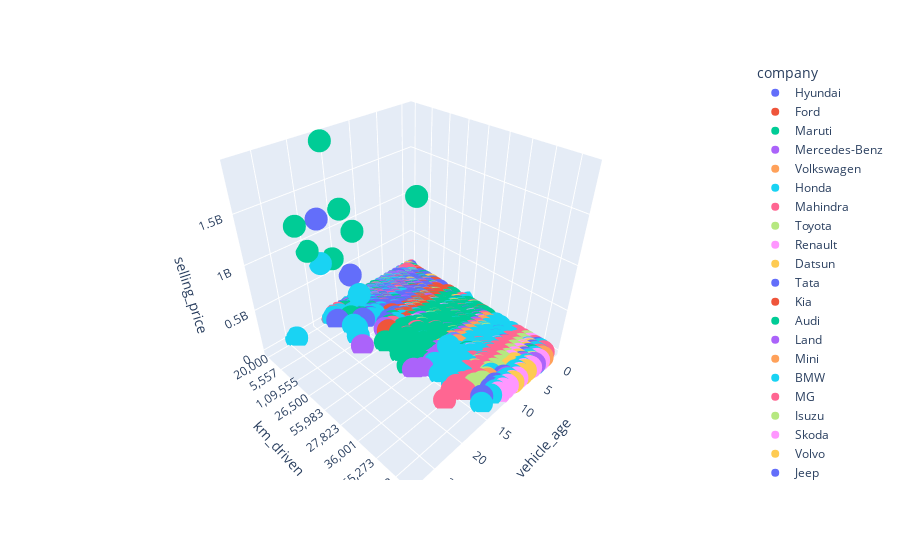

Here is the notebook cell this chart was saved with:
### Code cell
#Comparison of Selling Price, Cost Price and Kilometers Driven

plt.figure(figsize=(40,40))
fig = px.scatter_3d(cd, x='vehicle_age', y='km_driven', z='selling_price', color='company')
fig.show()

### Figure 1 — Plotly figure (JSON) as saved in the notebook; plotly's stock layout.template omitted (floating-point values rounded to 4 significant figures; data arrays with more than 128 entries replaced by an {"elided": "..."} marker saying what was removed)
{"data": [{"hovertemplate": "company=Hyundai<br>vehicle_age=%{x}<br>km_driven=%{y}<br>selling_price=%{z}<extra></extra>", "legendgroup": "Hyundai", "marker": {"color": "#636efa", "symbol": "circle"}, "mode": "markers", "name": "Hyundai", "scene": "scene", "showlegend": true, "type": "scatter3d", "x": {"elided": "2010 int values"}, "y": {"elided": "2010 str values"}, "z": {"elided": "2010 int values"}}, {"hovertemplate": "company=Ford<br>vehicle_age=%{x}<br>km_driven=%{y}<br>selling_price=%{z}<extra></extra>", "legendgroup": "Ford", "marker": {"color": "#EF553B", "symbol": "circle"}, "mode": "markers", "name": "Ford", "scene": "scene", "showlegend": true, "type": "scatter3d", "x": {"elided": "691 int values"}, "y": {"elided": "691 str values"}, "z": {"elided": "691 int values"}}, {"hovertemplate": "company=Maruti<br>vehicle_age=%{x}<br>km_driven=%{y}<br>selling_price=%{z}<extra></extra>", "legendgroup": "Maruti", "marker": {"color": "#00cc96", "symbol": "circle"}, "mode": "markers", "name": "Maruti", "scene": "scene", "showlegend": true, "type": "scatter3d", "x": {"elided": "2385 int values"}, "y": {"elided": "2385 str values"}, "z": {"elided": "2385 int values"}}, {"hovertemplate": "company=Mercedes-Benz<br>vehicle_age=%{x}<br>km_driven=%{y}<br>selling_price=%{z}<extra></extra>", "legendgroup": "Mercedes-Benz", "marker": {"color": "#ab63fa", "symbol": "circle"}, "mode": "markers", "name": "Mercedes-Benz", "scene": "scene", "showlegend": true, "type": "scatter3d", "x": {"elided": "283 int values"}, "y": {"elided": "283 str values"}, "z": {"elided": "283 int values"}}, {"hovertemplate": "company=Volkswagen<br>vehicle_age=%{x}<br>km_driven=%{y}<br>selling_price=%{z}<extra></extra>", "legendgroup": "Volkswagen", "marker": {"color": "#FFA15A", "symbol": "circle"}, "mode": "markers", "name": "Volkswagen", "scene": "scene", "showlegend": true, "type": "scatter3d", "x": {"elided": "260 int values"}, "y": {"elided": "260 str values"}, "z": {"elided": "260 int values"}}, {"hovertemplate": "company=Honda<br>vehicle_age=%{x}<br>km_driven=%{y}<br>selling_price=%{z}<extra></extra>", "legendgroup": "Honda", "marker": {"color": "#19d3f3", "symbol": "circle"}, "mode": "markers", "name": "Honda", "scene": "scene", "showlegend": true, "type": "scatter3d", "x": {"elided": "1242 int values"}, "y": {"elided": "1242 str values"}, "z": {"elided": "1242 int values"}}, {"hovertemplate": "company=Mahindra<br>vehicle_age=%{x}<br>km_driven=%{y}<br>selling_price=%{z}<extra></extra>", "legendgroup": "Mahindra", "marker": {"color": "#FF6692", "symbol": "circle"}, "mode": "markers", "name": "Mahindra", "scene": "scene", "showlegend": true, "type": "scatter3d", "x": {"elided": "823 int values"}, "y": {"elided": "823 str values"}, "z": {"elided": "823 int values"}}, {"hovertemplate": "company=Toyota<br>vehicle_age=%{x}<br>km_driven=%{y}<br>selling_price=%{z}<extra></extra>", "legendgroup": "Toyota", "marker": {"color": "#B6E880", "symbol": "circle"}, "mode": "markers", "name": "Toyota", "scene": "scene", "showlegend": true, "type": "scatter3d", "x": {"elided": "409 int values"}, "y": {"elided": "409 str values"}, "z": {"elided": "409 int values"}}, {"hovertemplate": "company=Renault<br>vehicle_age=%{x}<br>km_driven=%{y}<br>selling_price=%{z}<extra></extra>", "legendgroup": "Renault", "marker": {"color": "#FF97FF", "symbol": "circle"}, "mode": "markers", "name": "Renault", "scene": "scene", "showlegend": true, "type": "scatter3d", "x": {"elided": "282 int values"}, "y": {"elided": "282 str values"}, "z": {"elided": "282 int values"}}, {"hovertemplate": "company=Datsun<br>vehicle_age=%{x}<br>km_driven=%{y}<br>selling_price=%{z}<extra></extra>", "legendgroup": "Datsun", "marker": {"color": "#FECB52", "symbol": "circle"}, "mode": "markers", "name": "Datsun", "scene": "scene", "showlegend": true, "type": "scatter3d", "x": {"elided": "151 int values"}, "y": {"elided": "151 str values"}, "z": {"elided": "151 int values"}}, {"hovertemplate": "company=Tata<br>vehicle_age=%{x}<br>km_driven=%{y}<br>selling_price=%{z}<extra></extra>", "legendgroup": "Tata", "marker": {"color": "#636efa", "symbol": "circle"}, "mode": "markers", "name": "Tata", "scene": "scene", "showlegend": true, "type": "scatter3d", "x": {"elided": "288 int values"}, "y": {"elided": "288 str values"}, "z": {"elided": "288 int values"}}, {"hovertemplate": "company=Kia<br>vehicle_age=%{x}<br>km_driven=%{y}<br>selling_price=%{z}<extra></extra>", "legendgroup": "Kia", "marker": {"color": "#EF553B", "symbol": "circle"}, "mode": "markers", "name": "Kia", "scene": "scene", "showlegend": true, "type": "scatter3d", "x": [1, 0, 1, 0, 1, 1, 1, 1, 1, 0, 0, 0, 1, 0, 1, 1, 0, 1, 0, 1, 1, 0], "y": ["12,120", "8,000", "7,000", "3,500", "19,000", "11,800", "5,000", "5,400", "5,000", "3,000", "9,000", "8,000", "1,200", "8,000", "7,982", "25,000", "14,000", "20,999", "7,000", "15,000", "10,000", "8,800"], "z": [1080000, 1275000, 1300000, 1490000, 1250000, 1810000, 1549000, 1789999, 1560000, 3000000, 1525000, 1450000, 1675000, 1290000, 1180000, 1540000, 3525000, 1839999, 3250000, 1400000, 1750000, 3200000]}, {"hovertemplate": "company=Audi<br>vehicle_age=%{x}<br>km_driven=%{y}<br>selling_price=%{z}<extra></extra>", "legendgroup": "Audi", "marker": {"color": "#00cc96", "symbol": "circle"}, "mode": "markers", "name": "Audi", "scene": "scene", "showlegend": true, "type": "scatter3d", "x": [4, 8, 7, 6, 0, 7, 10, 5, 7, 11, 4, 8, 8, 2, 7, 10, 9, 3, 5, 0, 3, 7, 4, 9, 4, 1, 7, 7, 4, 10, 4, 9, 6, 7, 7, 3, 10, 2, 4], "y": ["55,000", "98,000", "28,000", "1,20,000", "3,000", "85,000", "1,55,000", "72,000", "1,28,000", "67,000", "40,182", "1,20,000", "1,29,000", "17,000", "80,000", "70,000", "95,000", "40,000", "70,000", "4,000", "71,000", "48,000", "52,476", "55,000", "29,000", "14,000", "55,000", "48,000", "25,000", "82,000", "55,000", "68,000", "95,000", "33,000", "52,000", "54,000", "30,000", "5,333", "27,000"], "z": [1851000, 2000000, 2650000, 2400000, 4600000, 2089999, 2200000, 2900000, 1873999, 1000000, 4800000, 1100000, 1950000, 3400000, 1485000, 1200000, 1000000, 3100000, 2900000, 6800000, 4700000, 2011000, 3125000, 1340000, 1889999, 6645000, 2100000, 1450000, 2950000, 750000, 1850000, 1350000, 2250000, 2900000, 1400000, 6350000, 2200000, 4595000, 3000000]}, {"hovertemplate": "company=Land<br>vehicle_age=%{x}<br>km_driven=%{y}<br>selling_price=%{z}<extra></extra>", "legendgroup": "Land", "marker": {"color": "#ab63fa", "symbol": "circle"}, "mode": "markers", "name": "Land", "scene": "scene", "showlegend": true, "type": "scatter3d", "x": [4, 2, 2, 1, 6, 8, 4, 4, 9, 8, 7, 4, 3, 8, 3, 9, 2, 4, 7, 3, 3, 1, 3, 10, 5, 8, 8, 6, 4, 1, 7, 6, 7, 5, 4, 4], "y": ["56,000", "13,000", "25,000", "12,000", "82,000", "70,000", "1,45,000", "27,690", "78,000", "87,500", "75,000", "64,000", "45,000", "89,000", "60,000", "65,000", "37,500", "80,000", "58,000", "35,000", "9,500", "18,100", "35,800", "80,000", "1,04,000", "61,000", "1,58,648", "52,000", "62,000", "4,000", "89,000", "61,000", "51,000", "56,000", "1,14,000", "1,28,000"], "z": [2890000, 7000000, 6200000, 4000000, 2590000, 2100000, 2850000, 3200000, 2650000, 2550000, 7800000, 3290000, 4350000, 2300000, 3800000, 2899000, 4100000, 5950000, 2150000, 4650000, 9200000, 4500000, 3575000, 3000000, 5650000, 2275000, 4000000, 2400000, 3950000, 4750000, 2600000, 5700000, 4900000, 3700000, 2900000, 2675000]}, {"hovertemplate": "company=Mini<br>vehicle_age=%{x}<br>km_driven=%{y}<br>selling_price=%{z}<extra></extra>", "legendgroup": "Mini", "marker": {"color": "#FFA15A", "symbol": "circle"}, "mode": "markers", "name": "Mini", "scene": "scene", "showlegend": true, "type": "scatter3d", "x": [8, 6, 8, 3, 2], "y": ["67,000", "51,000", "24,000", "6,000", "8,000"], "z": [1325000, 1800000, 1750000, 3250000, 3200000]}, {"hovertemplate": "company=BMW<br>vehicle_age=%{x}<br>km_driven=%{y}<br>selling_price=%{z}<extra></extra>", "legendgroup": "BMW", "marker": {"color": "#19d3f3", "symbol": "circle"}, "mode": "markers", "name": "BMW", "scene": "scene", "showlegend": true, "type": "scatter3d", "x": {"elided": "388 int values"}, "y": {"elided": "388 str values"}, "z": {"elided": "388 int values"}}, {"hovertemplate": "company=MG<br>vehicle_age=%{x}<br>km_driven=%{y}<br>selling_price=%{z}<extra></extra>", "legendgroup": "MG", "marker": {"color": "#FF6692", "symbol": "circle"}, "mode": "markers", "name": "MG", "scene": "scene", "showlegend": true, "type": "scatter3d", "x": [1, 0, 0, 1, 1, 1, 0, 0, 1, 1, 0, 1, 0, 1, 0, 1], "y": ["28,000", "1,000", "4,800", "20,000", "11,002", "8,500", "12,500", "1,001", "13,000", "4,000", "20,000", "4,100", "1,000", "28,000", "1,005", "35,803"], "z": [1698999, 1488000, 1800000, 1750000, 1789999, 1855000, 1825000, 2000000, 1725000, 1875000, 1795000, 1864999, 1490000, 1650000, 1585000, 2075000]}, {"hovertemplate": "company=Isuzu<br>vehicle_age=%{x}<br>km_driven=%{y}<br>selling_price=%{z}<extra></extra>", "legendgroup": "Isuzu", "marker": {"color": "#B6E880", "symbol": "circle"}, "mode": "markers", "name": "Isuzu", "scene": "scene", "showlegend": true, "type": "scatter3d", "x": [3, 2, 3, 2, 4, 3, 1, 4], "y": ["58,132", "1,20,000", "51,000", "1,20,000", "85,000", "61,000", "34,000", "80,000"], "z": [1450000, 1200000, 1250000, 1200000, 1290000, 1100000, 2300000, 1050000]}, {"hovertemplate": "company=Skoda<br>vehicle_age=%{x}<br>km_driven=%{y}<br>selling_price=%{z}<extra></extra>", "legendgroup": "Skoda", "marker": {"color": "#FF97FF", "symbol": "circle"}, "mode": "markers", "name": "Skoda", "scene": "scene", "showlegend": true, "type": "scatter3d", "x": [6, 10, 9, 3, 3, 7, 5, 8, 7, 2, 4, 7, 6, 1, 5, 9, 4, 11, 5, 6, 9, 3, 6, 6, 5, 5, 4, 4, 10, 9, 11, 9, 9, 4, 5, 7, 7, 2, 4, 5, 5, 10, 3, 3, 5, 3, 4, 11, 8, 8, 3, 10, 9, 8, 10, 5, 10, 8, 5, 5, 6, 3, 8, 7, 6, 3, 3, 4, 10, 7, 6, 11, 8, 4, 6, 3, 6, 6, 7, 6, 11, 8, 5, 4, 8, 11, 10, 4, 5, 7, 4, 9, 8, 4, 10, 5, 5, 2, 6, 2, 7, 8, 10, 3, 2, 8, 1, 6, 5, 6, 2, 7, 2, 8, 6, 7], "y": ["70,000", "1,00,000", "92,000", "18,000", "59,000", "52,000", "35,000", "1,20,000", "50,000", "40,000", "20,000", "42,000", "59,000", "8,500", "28,800", "54,000", "65,000", "68,387", "1,10,000", "29,000", "61,000", "50,000", "62,063", "54,000", "40,418", "59,000", "27,000", "65,000", "64,430", "56,468", "61,205", "44,275", "62,500", "50,000", "27,000", "69,000", "30,000", "31,000", "66,000", "34,000", "35,000", "55,000", "37,000", "19,000", "47,000", "30,000", "31,800", "1,14,447", "1,00,000", "93,000", "10,000", "37,900", "80,000", "1,03,000", "50,000", "40,000", "39,256", "41,900", "70,000", "39,000", "20,000", "30,000", "62,000", "76,000", "38,000", "3,700", "48,000", "80,260", "42,000", "42,000", "32,000", "70,000", "80,000", "37,000", "36,000", "35,000", "30,000", "60,000", "65,000", "36,000", "83,546", "55,000", "55,000", "46,002", "55,200", "68,000", "70,000", "50,000", "39,900", "45,000", "30,000", "71,000", "80,000", "65,000", "54,000", "33,000", "81,000", "29,454", "50,900", "9,570", "55,572", "57,000", "59,000", "38,981", "16,985", "91,000", "20,000", "65,000", "1,00,000", "1,42,000", "17,000", "42,605", "17,000", "1,00,000", "36,803", "75,000"], "z": [425000, 235000, 350000, 850000, 599000, 425000, 650000, 500000, 239000, 700000, 1500000, 375000, 445000, 1035000, 625000, 479000, 1515000, 499000, 990000, 490000, 375000, 1600000, 465000, 525000, 575000, 795000, 1170000, 1575000, 375000, 479000, 449000, 535000, 499000, 570000, 525000, 325000, 395000, 760000, 1490000, 1160000, 1150000, 345000, 1975000, 725000, 484999, 1950000, 685000, 450000, 500000, 350000, 1120000, 844999, 470000, 550000, 375000, 894999, 369000, 350000, 409999, 799000, 450000, 720000, 585000, 780000, 890000, 2200000, 590000, 1675000, 400000, 325000, 950000, 396000, 295000, 1545000, 1100000, 795000, 944999, 490000, 499000, 1099000, 310000, 560000, 944999, 1750000, 525000, 499000, 330000, 645000, 935000, 625000, 1050000, 465000, 395000, 1525000, 449000, 575000, 1275000, 2195000, 400000, 1195000, 1065000, 295000, 449000, 1780000, 2190000, 525000, 950000, 575000, 484999, 570000, 1948999, 520000, 775000, 300000, 1125000, 499000]}, {"hovertemplate": "company=Volvo<br>vehicle_age=%{x}<br>km_driven=%{y}<br>selling_price=%{z}<extra></extra>", "legendgroup": "Volvo", "marker": {"color": "#FECB52", "symbol": "circle"}, "mode": "markers", "name": "Volvo", "scene": "scene", "showlegend": true, "type": "scatter3d", "x": [4, 5, 10, 5, 7, 2, 8, 3, 8, 6, 1, 0, 4, 1, 6, 0], "y": ["20,400", "54,694", "80,000", "80,000", "1,22,000", "18,000", "1,24,000", "40,000", "99,000", "24,000", "25,500", "9,500", "85,000", "25,000", "70,252", "9,000"], "z": [3650000, 2400000, 1200000, 4350000, 2450000, 4750000, 1400000, 3850000, 1600000, 2400000, 6975000, 8000000, 4100000, 4500000, 1825000, 8195000]}, {"hovertemplate": "company=Jeep<br>vehicle_age=%{x}<br>km_driven=%{y}<br>selling_price=%{z}<extra></extra>", "legendgroup": "Jeep", "marker": {"color": "#636efa", "symbol": "circle"}, "mode": "markers", "name": "Jeep", "scene": "scene", "showlegend": true, "type": "scatter3d", "x": [3, 2, 3, 2, 2, 3, 3, 3, 2, 0, 3, 3, 2, 3, 1, 2, 3, 2, 3, 1, 1, 3, 1, 3, 1, 3, 1, 2, 1, 3, 2, 2, 3, 3, 1, 1, 2, 2], "y": ["40,000", "17,500", "21,000", "40,000", "20,000", "21,356", "46,706", "35,000", "25,000", "6,000", "29,000", "25,216", "9,800", "45,212", "13,500", "50,000", "54,000", "20,000", "23,450", "10,000", "10,000", "52,000", "10,000", "24,700", "10,000", "42,000", "30,000", "25,000", "14,000", "43,726", "67,000", "67,000", "28,025", "59,500", "32,280", "32,000", "60,000", "70,000"], "z": [4875000, 1335000, 1499000, 1650000, 800000, 1645000, 1475000, 1600000, 1700000, 2750000, 1550000, 1450000, 1325000, 1598000, 1750000, 1500000, 1500000, 1472000, 1500000, 1400000, 2050000, 1549000, 1698999, 1545000, 1500000, 1789999, 1600000, 1425000, 1495000, 1625000, 1950000, 1739999, 1880000, 1365000, 1875000, 5600000, 1745000, 1750000]}, {"hovertemplate": "company=Maserati<br>vehicle_age=%{x}<br>km_driven=%{y}<br>selling_price=%{z}<extra></extra>", "legendgroup": "Maserati", "marker": {"color": "#EF553B", "symbol": "circle"}, "mode": "markers", "name": "Maserati", "scene": "scene", "showlegend": true, "type": "scatter3d", "x": [4, 4], "y": ["15,000", "9,500"], "z": [6200000, 6000000]}, {"hovertemplate": "company=Bentley<br>vehicle_age=%{x}<br>km_driven=%{y}<br>selling_price=%{z}<extra></extra>", "legendgroup": "Bentley", "marker": {"color": "#00cc96", "symbol": "circle"}, "mode": "markers", "name": "Bentley", "scene": "scene", "showlegend": true, "type": "scatter3d", "x": [8, 8, 9], "y": ["9,000", "37,500", "30,000"], "z": [14500000, 5200000, 8100000]}, {"hovertemplate": "company=Porsche<br>vehicle_age=%{x}<br>km_driven=%{y}<br>selling_price=%{z}<extra></extra>", "legendgroup": "Porsche", "marker": {"color": "#ab63fa", "symbol": "circle"}, "mode": "markers", "name": "Porsche", "scene": "scene", "showlegend": true, "type": "scatter3d", "x": [3, 3, 10, 11, 3, 3, 1], "y": ["36,000", "30,350", "25,000", "1,26,000", "24,000", "34,000", "5,000"], "z": [7800000, 5995000, 3800000, 2000000, 11100000, 5975000, 13200000]}, {"hovertemplate": "company=Nissan<br>vehicle_age=%{x}<br>km_driven=%{y}<br>selling_price=%{z}<extra></extra>", "legendgroup": "Nissan", "marker": {"color": "#FFA15A", "symbol": "circle"}, "mode": "markers", "name": "Nissan", "scene": "scene", "showlegend": true, "type": "scatter3d", "x": [0, 9, 1, 10, 8, 1], "y": ["15,000", "1,10,000", "11,687", "1,07,000", "95,000", "10,000"], "z": [1000000, 1100000, 880000, 440000, 595000, 950000]}, {"hovertemplate": "company=ISUZU<br>vehicle_age=%{x}<br>km_driven=%{y}<br>selling_price=%{z}<extra></extra>", "legendgroup": "ISUZU", "marker": {"color": "#19d3f3", "symbol": "circle"}, "mode": "markers", "name": "ISUZU", "scene": "scene", "showlegend": true, "type": "scatter3d", "x": [3, 3], "y": ["65,029", "47,000"], "z": [1895000, 1900000]}, {"hovertemplate": "company=Ferrari<br>vehicle_age=%{x}<br>km_driven=%{y}<br>selling_price=%{z}<extra></extra>", "legendgroup": "Ferrari", "marker": {"color": "#FF6692", "symbol": "circle"}, "mode": "markers", "name": "Ferrari", "scene": "scene", "showlegend": true, "type": "scatter3d", "x": [1], "y": ["3,800"], "z": [39500000]}, {"hovertemplate": "company=Jaguar<br>vehicle_age=%{x}<br>km_driven=%{y}<br>selling_price=%{z}<extra></extra>", "legendgroup": "Jaguar", "marker": {"color": "#B6E880", "symbol": "circle"}, "mode": "markers", "name": "Jaguar", "scene": "scene", "showlegend": true, "type": "scatter3d", "x": [4, 3, 1], "y": ["39,000", "15,000", "30,000"], "z": [2950000, 2700000, 5000000]}, {"hovertemplate": "company=Lexus<br>vehicle_age=%{x}<br>km_driven=%{y}<br>selling_price=%{z}<extra></extra>", "legendgroup": "Lexus", "marker": {"color": "#FF97FF", "symbol": "circle"}, "mode": "markers", "name": "Lexus", "scene": "scene", "showlegend": true, "type": "scatter3d", "x": [2, 3, 3, 3, 3, 1, 2, 4, 2], "y": ["44,000", "24,000", "33,000", "52,000", "33,000", "14,000", "28,000", "17,272", "7,622"], "z": [4500000, 4700000, 4100000, 6200000, 4100000, 5375000, 3990000, 8000000, 6400000]}, {"hovertemplate": "company=Mercedes-AMG<br>vehicle_age=%{x}<br>km_driven=%{y}<br>selling_price=%{z}<extra></extra>", "legendgroup": "Mercedes-AMG", "marker": {"color": "#FECB52", "symbol": "circle"}, "mode": "markers", "name": "Mercedes-AMG", "scene": "scene", "showlegend": true, "type": "scatter3d", "x": [3], "y": ["24,000"], "z": [5100000]}, {"hovertemplate": "company=Rolls-Royce<br>vehicle_age=%{x}<br>km_driven=%{y}<br>selling_price=%{z}<extra></extra>", "legendgroup": "Rolls-Royce", "marker": {"color": "#636efa", "symbol": "circle"}, "mode": "markers", "name": "Rolls-Royce", "scene": "scene", "showlegend": true, "type": "scatter3d", "x": [3], "y": ["5,000"], "z": [24200000]}, {"hovertemplate": "company=Force<br>vehicle_age=%{x}<br>km_driven=%{y}<br>selling_price=%{z}<extra></extra>", "legendgroup": "Force", "marker": {"color": "#EF553B", "symbol": "circle"}, "mode": "markers", "name": "Force", "scene": "scene", "showlegend": true, "type": "scatter3d", "x": [4], "y": ["60,000"], "z": [700000]}], "layout": {"legend": {"title": {"text": "company"}, "tracegroupgap": 0}, "margin": {"t": 60}, "scene": {"domain": {"x": [0, 1], "y": [0, 1]}, "xaxis": {"title": {"text": "vehicle_age"}}, "yaxis": {"title": {"text": "km_driven"}}, "zaxis": {"title": {"text": "selling_price"}}}}}
